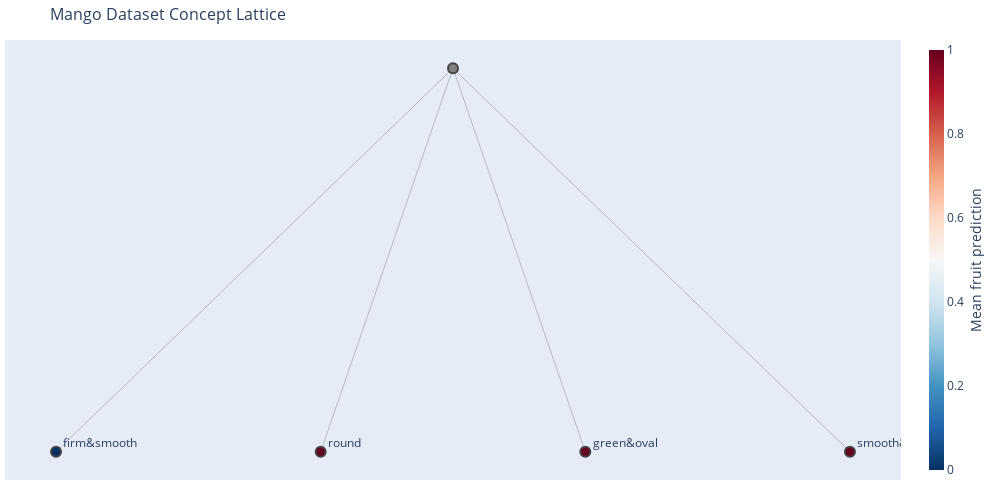

The code cell stored with this chart in its notebook:
### Code cell
fig.show()

### Figure 1 — Plotly figure (JSON) as saved in the notebook; plotly's stock layout.template omitted (floating-point values rounded to 4 significant figures)
{"data": [{"hoverinfo": "none", "line": {"color": "#888", "width": 0.5}, "mode": "lines", "type": "scatter", "x": [1.5, 0, null, 0, -1.5, null, 0, 0.5, null, 0, -0.5, null], "y": [1, 2, null, 2, 1, null, 2, 1, null, 2, 1, null]}, {"hoverinfo": "text", "hovertext": ["Concept 4<br>extent (len: 1): plum<br>intent (len: 1): smooth&blue&oval<br>new extent (len: 0): emptyset<br>new intent (len: 1): smooth&blue&oval<br>mean_y_true: 1.0<br>mean_y_pred: 1.0<br>Metrics<br>\taccuracy: 1.0<br>\tprecision: 1.0<br>\trecall: 1.0<br>\tneg_precision: 0.0<br>\tneg_recall: 0.0<br><br>", "Concept 0<br>extent (len: 0): emptyset<br>intent (len: 0): emptyset<br>new extent (len: 0): emptyset<br>new intent (len: 0): emptyset<br>Metrics<br><br>", "Concept 3<br>extent (len: 3): apple, grapefruit, tennis ball<br>intent (len: 1): round<br>new extent (len: 0): emptyset<br>new intent (len: 1): round<br>mean_y_true: 0.67<br>mean_y_pred: 1.0<br>Metrics<br>\taccuracy: 0.67<br>\tprecision: 0.67<br>\trecall: 1.0<br>\tneg_precision: 0.0<br>\tneg_recall: 0.0<br><br>", "Concept 1<br>extent (len: 2): toy cube, egg<br>intent (len: 1): firm&smooth<br>new extent (len: 0): emptyset<br>new intent (len: 1): firm&smooth<br>mean_y_true: 0.0<br>mean_y_pred: 0.0<br>Metrics<br>\taccuracy: 1.0<br>\tprecision: 0.0<br>\trecall: 0.0<br>\tneg_precision: 1.0<br>\tneg_recall: 1.0<br><br>", "Concept 2<br>extent (len: 2): kiwi, mango<br>intent (len: 1): green&oval<br>new extent (len: 0): emptyset<br>new intent (len: 1): green&oval<br>mean_y_true: 1.0<br>mean_y_pred: 1.0<br>Metrics<br>\taccuracy: 1.0<br>\tprecision: 1.0<br>\trecall: 1.0<br>\tneg_precision: 0.0<br>\tneg_recall: 0.0<br><br>"], "marker": {"color": [1, "grey", 1, 0, 1], "colorbar": {"thickness": 15, "title": {"side": "right", "text": "Mean fruit prediction"}, "xanchor": "left"}, "colorscale": [[0, "rgb(103,0,31)"], [0.1, "rgb(178,24,43)"], [0.2, "rgb(214,96,77)"], [0.3, "rgb(244,165,130)"], [0.4, "rgb(253,219,199)"], [0.5, "rgb(247,247,247)"], [0.6, "rgb(209,229,240)"], [0.7, "rgb(146,197,222)"], [0.8, "rgb(67,147,195)"], [0.9, "rgb(33,102,172)"], [1, "rgb(5,48,97)"]], "line": {"width": 2}, "reversescale": true, "showscale": true, "size": 10}, "mode": "markers+text", "text": ["smooth&blue&oval<br>", "<br>", "round<br>", "firm&smooth<br>", "green&oval<br>"], "textposition": "middle right", "type": "scatter", "x": [1.5, 0, -0.5, -1.5, 0.5], "y": [1, 2, 1, 1, 1]}], "layout": {"height": 500, "hovermode": "closest", "margin": {"b": 20, "l": 5, "r": 5, "t": 40}, "showlegend": false, "title": {"font": {"size": 16}, "text": "Mango Dataset Concept Lattice"}, "width": 1000, "xaxis": {"showgrid": false, "showticklabels": false, "zeroline": false}, "yaxis": {"showgrid": false, "showticklabels": false, "zeroline": false}}}
